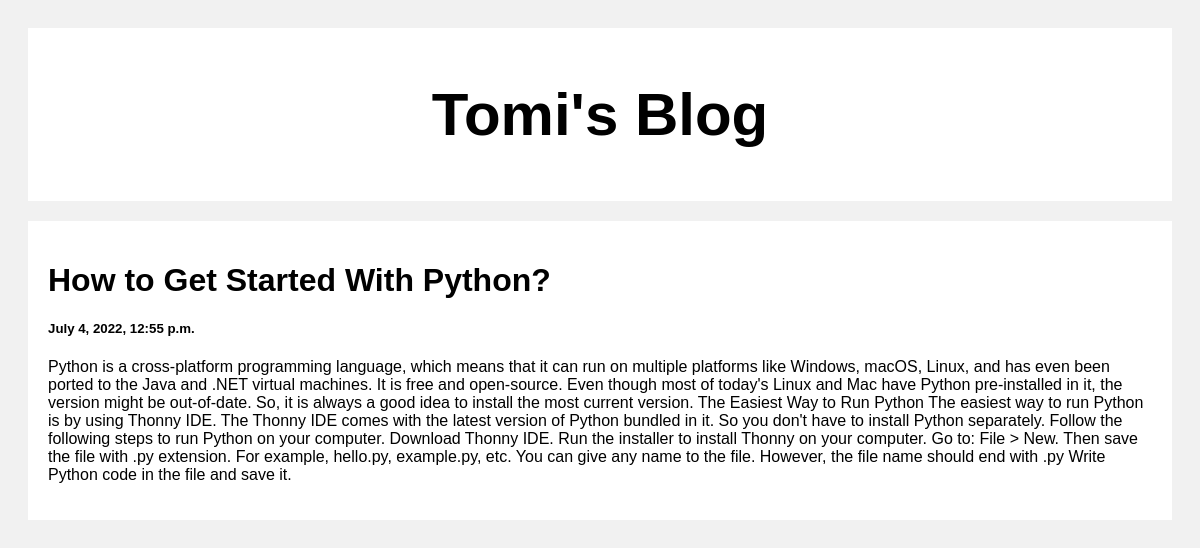
Screenshot of /post/2 with the database file from the repository.
### posts/models.py (models this page shows)
class Post(models.Model):
    title = models.CharField(max_length=100)
    body = models.CharField(max_length=1000000)
    created_at = models.DateTimeField(default = datetime.now, blank = True)

### posts/views.py (the view)
# urls.py: path('post/<str:pk>', views.post , name = 'post')
def post(request, pk):
    posts = Post.objects.get(id=pk)
    return render(request, 'posts.html', {'posts': posts})

### templates/posts.html (shortened to what this page needs)
<!DOCTYPE html>
<html>
<head>
</head>
<body>
<div class="header">
  <h2>Tomi's Blog</h2>
</div>
<div class="row">
  <div class="leftcolumn">
    <div class="card">
        <h1>{{posts.title}}</h1>
        <h5>{{posts.created_at}}</h5>
        <p>{{posts.body}}</p>
    </div>
  </div>
</div>
</body>
</html>

### templates/posts.html (style rules this page uses)
* { box-sizing: border-box; }
body { font-family: Arial; padding: 20px; background: #f1f1f1; }
.header { padding: 2px; font-size: 40px; text-align: center; background: white; }
.leftcolumn { float: left; width: 100%; }
.card { background-color: white; padding: 20px; margin-top: 20px; }
.row:after { content: ""; display: table; clear: both; }

### rows the page displays
Post: title "How to Get Started With Python?", created_at "July 4, 2022, 12:55 p.m.", body "Python is a cross-platform programming language, which means that it can run on multiple platforms like Windows, macOS, Linux, and has even been ported to the Java and .NET virtual machines. It is free and open-source. Even though most of today's Linux and Mac have Python pre-installed in it, the version might be out-of-date. So, it is always a good idea to install the most current version. The Easiest Way to Run Python The easiest way to run Python is by using Thonny IDE. The Thonny IDE comes with the latest version of Python bundled in it. So you don't have to install Python separately. Follow the following steps to run Python on your computer. Download Thonny IDE. Run the installer to…"
